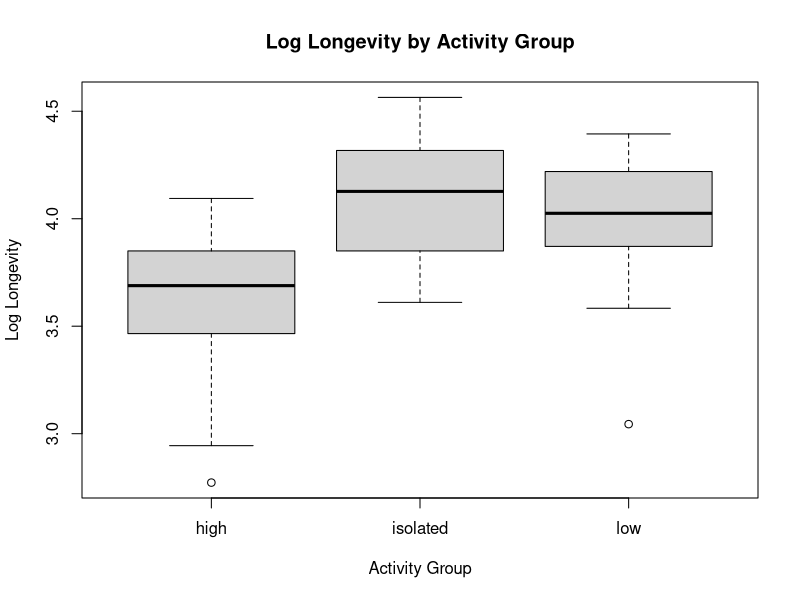
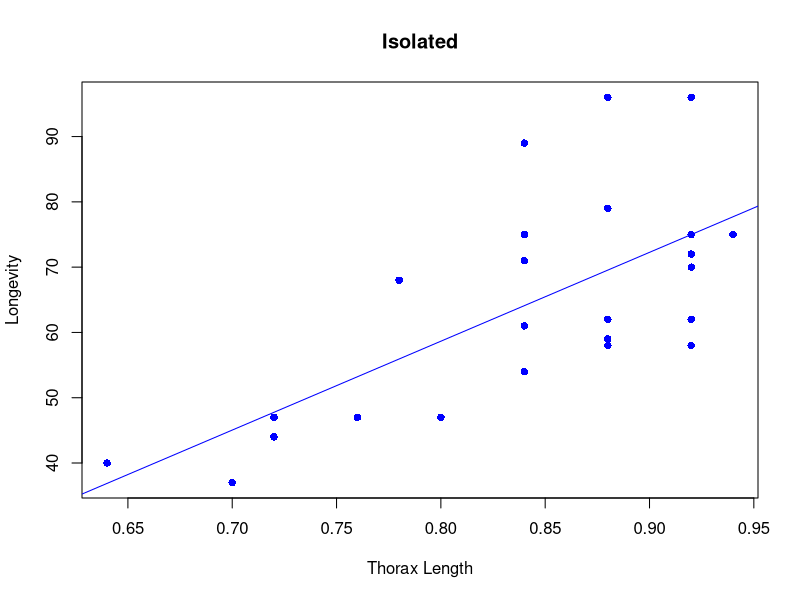
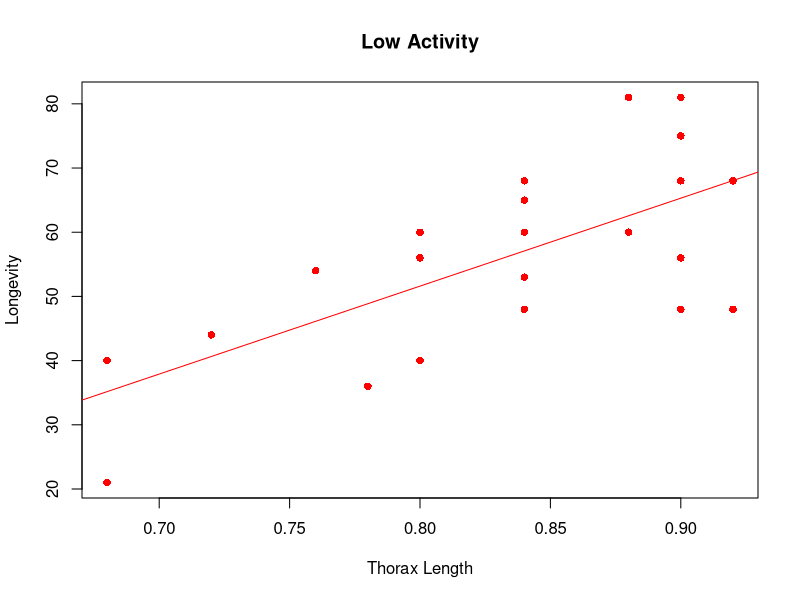
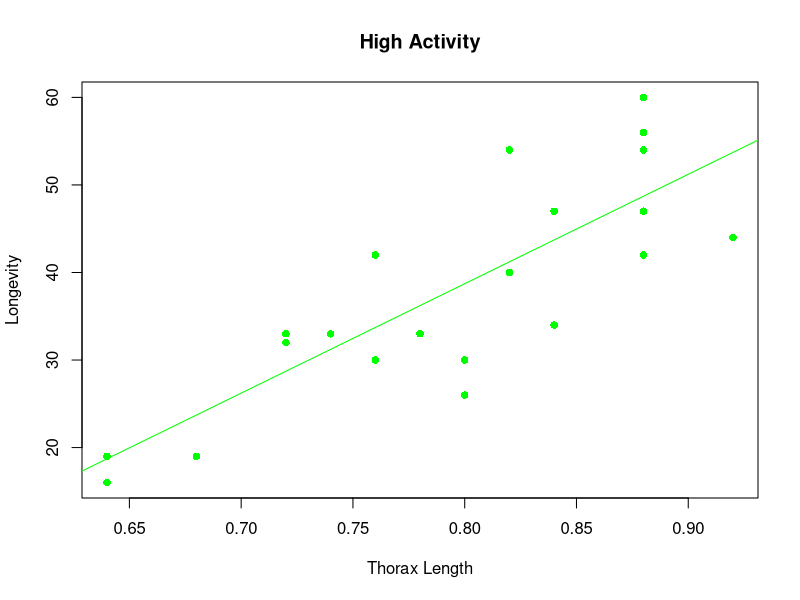
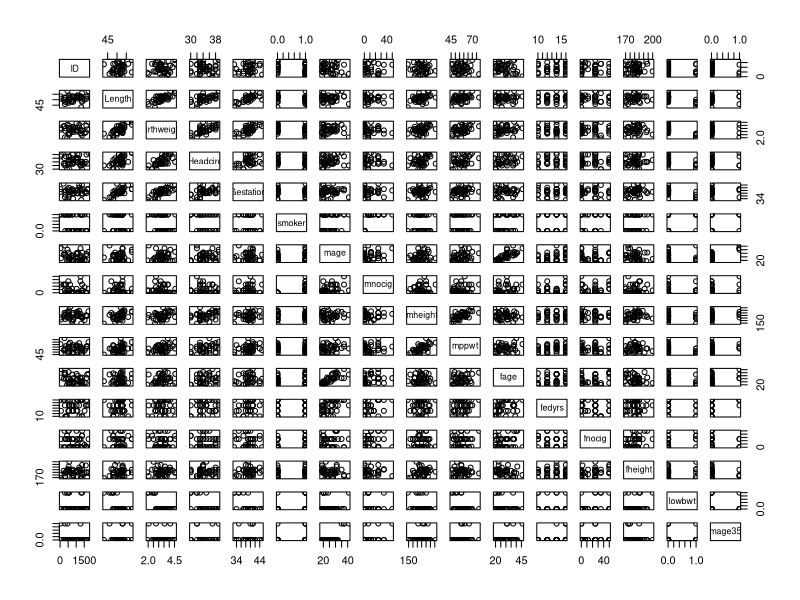
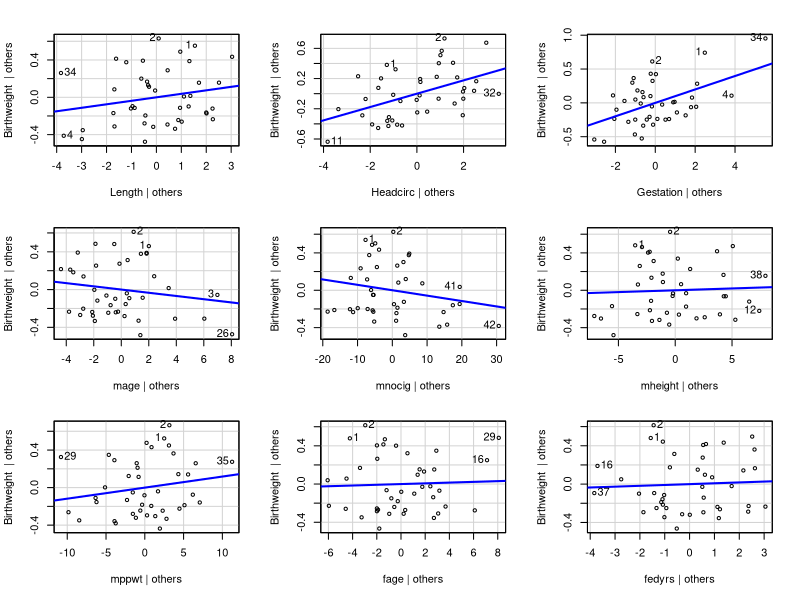
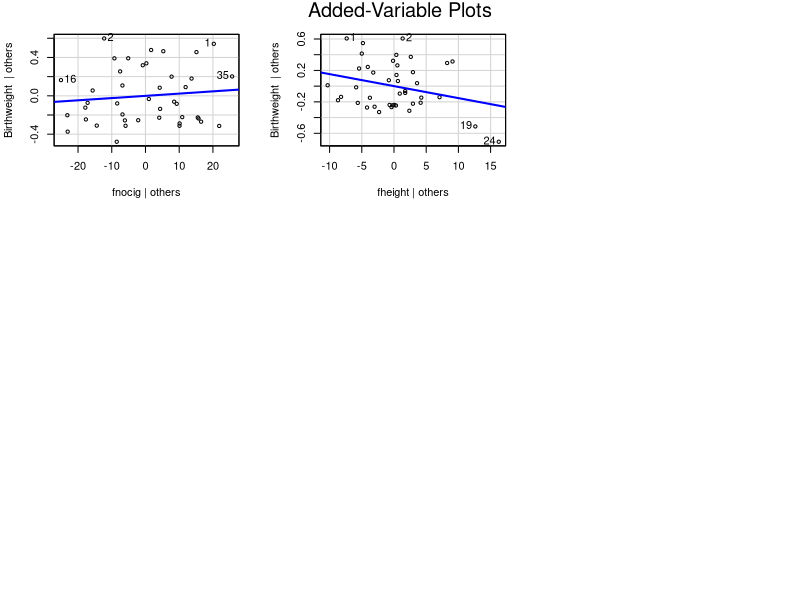
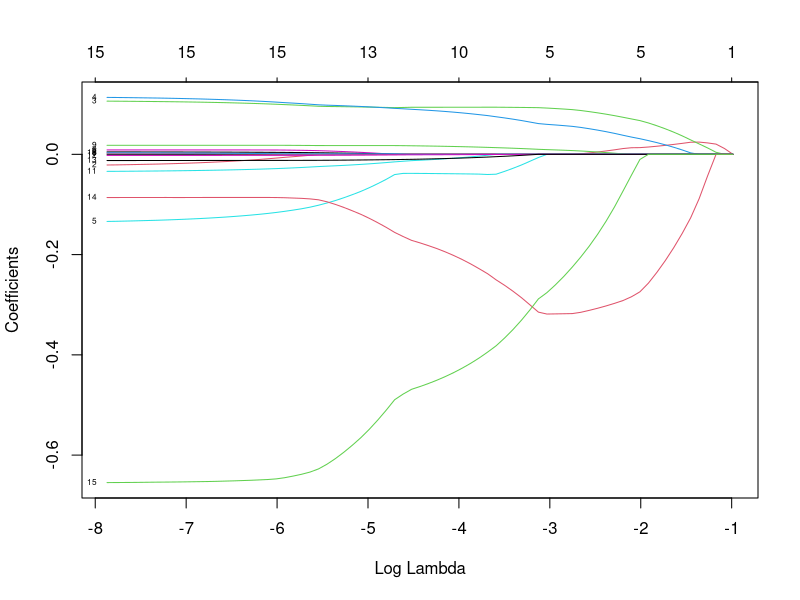

The R script that drew these images, in order:
## ---- chunk 1
knitr::opts_chunk$set(echo = TRUE)
set.seed(333)
library(lme4)
library(Matrix)
library(carData)
options(digits=3)
## ---- chunk 2
fruitfly_data=read.table(file="fruitflies.txt",header=TRUE)
## ---- chunk 3
fruitfly_data$loglongevity <- log(fruitfly_data$longevity)
## ---- chunk 4
boxplot(loglongevity ~ activity, data = fruitfly_data, 
        xlab = "Activity Group", ylab = "Log Longevity",
        main = "Log Longevity by Activity Group")
## ---- chunk 5
fruitfly_data$activity=factor(fruitfly_data$activity)
longaov <- lm(loglongevity ~ activity, data = fruitfly_data); anova(longaov)
## ---- chunk 6
tapply(fruitfly_data$longevity, fruitfly_data$activity, mean)
## ---- chunk 7
longaov <- lm(loglongevity ~ thorax + activity, data = fruitfly_data)
anova(longaov)
## ---- chunk 8
summary(longaov)
## ---- chunk 9
# Not sure about this...
avg_thorax_length <- mean(fruitfly_data$thorax)

estimated_longevity_isolated <- (-67.37) + 20.07 + (132.62 * avg_thorax_length)
estimated_longevity_low <- (-67.37) + 13.05 + (132.62 * avg_thorax_length)
estimated_longevity_high <- (-67.37) + (132.62 * avg_thorax_length)
## ---- chunk 10
# Scatter plots for each activity group with linear regression lines
plot(fruitfly_data$thorax[fruitfly_data$activity == "isolated"], fruitfly_data$longevity[fruitfly_data$activity == "isolated"],
     xlab = "Thorax Length", ylab = "Longevity", main = "Isolated", pch = 16, col = "blue")
abline(lm(longevity ~ thorax, data = subset(fruitfly_data, activity == "isolated")), col = "blue")

plot(fruitfly_data$thorax[fruitfly_data$activity == "low"], fruitfly_data$longevity[fruitfly_data$activity == "low"],
     xlab = "Thorax Length", ylab = "Longevity", main = "Low Activity", pch = 16, col = "red")
abline(lm(longevity ~ thorax, data = subset(fruitfly_data, activity == "low")), col = "red")

plot(fruitfly_data$thorax[fruitfly_data$activity == "high"], fruitfly_data$longevity[fruitfly_data$activity == "high"],
     xlab = "Thorax Length", ylab = "Longevity", main = "High Activity", pch = 16, col = "green")
abline(lm(longevity ~ thorax, data = subset(fruitfly_data, activity == "high")), col = "green")

## ---- chunk 11
longaov = lm(loglongevity ~ activity*thorax, data = fruitfly_data)
summary(longaov)
## ---- chunk 12
longaov = lm(longevity ~ activity*thorax, data = fruitfly_data)
summary(longaov)
## ---- chunk 13
birthweight_data=read.csv(file="Birthweight.csv",header=TRUE)

## ---- chunk 14
pairs(birthweight_data) # Also plot residuals?
## ---- chunk 15
library("car")
birthweight_lm <- lm(Birthweight ~ Length + Headcirc + Gestation + mage + mnocig + mheight + mppwt + fage + fedyrs + fnocig + fheight, data=birthweight_data)
avPlots(birthweight_lm)
## ---- chunk 16
round(cooks.distance(birthweight_lm),2)
## ---- chunk 17
round(cor(birthweight_data), 2)
vif(birthweight_lm)
## ---- chunk 18
reduced_bw_lm = lm(Birthweight ~ Headcirc + Gestation, data=birthweight_data)
summary(reduced_bw_lm)

## ---- chunk 19
new_data <- data.frame(Headcirc = mean(birthweight_data$Headcirc),
                       Gestation = mean(birthweight_data$Gestation))

# Predict Birthweight using the reduced model
predicted <- predict(reduced_bw_lm, new_data, interval = "confidence", level = 0.95)

# Extract confidence intervals
confidence_intervals <- predicted[, c("fit", "lwr", "upr")]

# Predict Birthweight with prediction intervals
predicted_with_intervals <- predict(reduced_bw_lm, new_data, interval = "prediction", level = 0.95)

# Extract prediction intervals
prediction_intervals <- predicted_with_intervals[, c("fit", "lwr", "upr")]

# Display the results
confidence_intervals
prediction_intervals
## ---- chunk 20
library(glmnet)
set.seed(3)
x=as.matrix(birthweight_data[,-3]) #remove the response variable
y=as.double(as.matrix(birthweight_data[,3])) #only the response variable
train=sample(1:nrow(x),0.67*nrow(x)) # train by using 2/3 of the data
x.train=x[train,]; y.train=y[train] # data to train
x.test=x[-train,]; y.test=y[-train] # data to test the prediction quality
lasso.mod=glmnet(x.train,y.train,alpha=1)
cv.lasso=cv.glmnet(x.train,y.train,alpha=1,type.measure='mse')
plot(lasso.mod,label=T,xvar="lambda") #have a look at the lasso path
plot(cv.lasso) # the best lambda by cross-validation
plot(cv.lasso$glmnet.fit,xvar="lambda",label=T)
lambda.min=cv.lasso$lambda.min; lambda.1se=cv.lasso$lambda.1se
coef(lasso.mod,s=cv.lasso$lambda.min) #beta’s for the best lambda
y.pred=predict(lasso.mod,s=lambda.min,newx=x.test) #predict for test
mse.lasso=mean((y.test-y.pred)^2) #mse for the predicted test rows
## ---- chunk 21
# Summary statistics
table(smoker = birthweight_data$smoker, lowbwt = birthweight_data$lowbwt)
table(mage35 = birthweight_data$mage35, lowbwt = birthweight_data$lowbwt)

# For smoking mothers
boxplot(Birthweight ~ smoker, data=birthweight_data, main="Birthweight by Smoking", xlab="Smoker", ylab="Birthweight")

# For mothers over 35
boxplot(Birthweight ~ mage35, data=birthweight_data, main="Birthweight by Mother's Age", xlab="Mother age > 35", ylab="Birthweight")
## ---- chunk 22
# do we need factors? mage35 for example?
lr_model = glm(lowbwt ~ Gestation + smoker + mage35, family = binomial, data = birthweight_data)

summary(lr_model)
## ---- chunk 23
lr_model_1 <- glm(lowbwt ~ smoker * Gestation + mage35, data = birthweight_data, family = binomial)

lr_model_2 <- glm(lowbwt ~ mage35 * Gestation + smoker, data = birthweight_data, family = binomial)

summary(lr_model_1)
summary(lr_model_2)

## ---- chunk 24
# ChatGPT generated
# Define the predictor values for each combination
predictor_values <- expand.grid(smoker = c(0, 1), mage35 = c(0, 1), Gestation = 40)

# Predict the probability of low birth weight for each combination
predicted_probabilities <- predict(lr_model, newdata = predictor_values, type = "response")

# Combine predictor values and predicted probabilities into a data frame
results <- cbind(predictor_values, Probability_Low_Birthweight = predicted_probabilities)

# Print the results
print(results)

## ---- chunk 25
chi2_test_smoker = chisq.test(table(birthweight_data$smoker, birthweight_data$lowbwt))
print(chi2_test_smoker)

chi2_test_mage35 = chisq.test(table(birthweight_data$mage35, birthweight_data$lowbwt))
print(chi2_test_mage35)
## ---- chunk 26
# Assuming birthweight_data is your dataset
summary(birthweight_data)

# Fit a linear model
TJ_BW <- lm(Birthweight ~ Length + Headcirc + Gestation + mage + mnocig + mheight + mppwt + fage + fedyrs + fnocig + fheight, data=birthweight_data)

# Plot diagnostics for influential points
par(mfrow=c(2,2))
plot(TJ_BW, which=1:4) # Plots for residuals, leverage, etc.
round(cooks.distance(TJ_BW),2)


## ---- chunk 27
predictors <- birthweight_data[, c("Length", "Headcirc", "Gestation", "mage", "mnocig", "mheight", "mppwt", "fage", "fedyrs", "fnocig", "fheight")]
print(cor(predictors))
library(carData)
vif_values <- vif(TJ_BW)
print(vif_values)
## ---- chunk 28
summary(TJ_BW)
TJ_BW_reduced <- step(TJ_BW, direction = "backward")
summary(TJ_BW_reduced)
## ---- chunk 29
plot(TJ_BW_reduced, which = 1)

qqnorm(residuals(TJ_BW_reduced))
qqline(residuals(TJ_BW_reduced))
shapiro.test(residuals(TJ_BW_reduced))
## ---- chunk 30
# Calculate the average values for the predictors
avg_data <- data.frame(
  Length = mean(birthweight_data$Length, na.rm = TRUE),
  Headcirc = mean(birthweight_data$Headcirc, na.rm = TRUE),
  Gestation = mean(birthweight_data$Gestation, na.rm = TRUE),
  mage = mean(birthweight_data$mage, na.rm = TRUE),
  mppwt = mean(birthweight_data$mppwt, na.rm = TRUE),
  fheight = mean(birthweight_data$fheight, na.rm = TRUE)
)

# Assuming your model is named 'TJ_BW_reduced' and is already fitted with the correct formula
# Predict the Birthweight for the average values with 95% confidence interval
confidence_interval <- predict(TJ_BW_reduced, newdata = avg_data, interval = "confidence", level = 0.95)

# Predict the Birthweight for the average values with 95% prediction interval
prediction_interval <- predict(TJ_BW_reduced, newdata = avg_data, interval = "prediction", level = 0.95)

# View the results
confidence_interval
prediction_interval
## ---- chunk 31
library(glmnet)
set.seed(3)
x=as.matrix(birthweight_data[,-3]) #remove the response variable
y=as.double(as.matrix(birthweight_data[,3])) #only the response variable
train=sample(1:nrow(x),0.67*nrow(x)) # train by using 2/3 of the data
x.train=x[train,]; y.train=y[train] # data to train
x.test=x[-train,]; y.test=y[-train] # data to test the prediction quality
lasso.mod=glmnet(x.train,y.train,alpha=1)
cv.lasso=cv.glmnet(x.train,y.train,alpha=1,type.measure="mse")
plot(lasso.mod,label=T,xvar="lambda") #have a look at the lasso path
plot(cv.lasso) # the best lambda by cross-validation
lambda.min=cv.lasso$lambda.min; lambda.1se=cv.lasso$lambda.1se
coef(lasso.mod,s=cv.lasso$lambda.1se) #beta’s for the best lambda
y.pred=predict(lasso.mod,s=lambda.1se,newx=x.test) #predict for test
mse.lasso=mean((y.test-y.pred)^2) #mse for the predicted test rows
## ---- chunk 32
awards_data=read.table(file="awards.txt",header=TRUE)
## ---- chunk 33
awards_data$prog <- factor(awards_data$prog)
poisson_model=glm(num_awards~prog,family=poisson,data=awards_data)
summary(poisson_model)

newdata = data.frame(prog = factor(c(1, 2, 3)))
predicted_awards = predict(poisson_model, newdata = newdata, type = "response")

print(predicted_awards)
## ---- chunk 34
kruskal_test <- kruskal.test(num_awards ~ prog, data = awards_data)
print(kruskal_test)
## ---- chunk 35
poisson_model=glm(num_awards~prog*math,family=poisson,data=awards_data)
summary(poisson_model)

program_types <- unique(awards_data$prog)
math_score <- 56
predicted_awards <- predict(poisson_model, newdata = data.frame(prog = program_types, math = math_score), type = "response")

print(predicted_awards)
